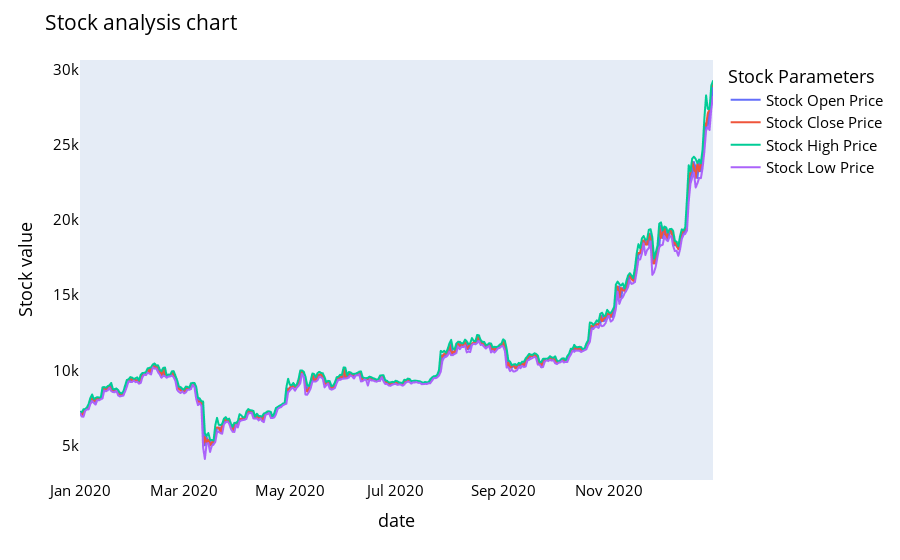

Notebook code cell kept with this figure:
### Code cell
names = cycle(['Stock Open Price','Stock Close Price','Stock High Price','Stock Low Price'])

fig = px.line(y_2020, x=y_2020.date, y=[y_2020['open'], y_2020['close'], 
                                          y_2020['high'], y_2020['low']],
             labels={'Date': 'Date','value':'Stock value'})
fig.update_layout(title_text='Stock analysis chart', font_size=15, font_color='black',legend_title_text='Stock Parameters')
fig.for_each_trace(lambda t:  t.update(name = next(names)))
fig.update_xaxes(showgrid=False)
fig.update_yaxes(showgrid=False)

fig.show()

### Figure 1 — Plotly figure (JSON) as saved in the notebook; plotly's stock layout.template omitted (floating-point values rounded to 4 significant figures; data arrays with more than 128 entries replaced by an {"elided": "..."} marker saying what was removed)
{"data": [{"hovertemplate": "variable=open<br>date=%{x}<br>Stock value=%{y}<extra></extra>", "legendgroup": "open", "line": {"color": "#636efa", "dash": "solid"}, "marker": {"symbol": "circle"}, "mode": "lines", "name": "Stock Open Price", "showlegend": true, "type": "scattergl", "x": {"elided": "366 str values"}, "xaxis": "x", "y": {"elided": "366 float values"}, "yaxis": "y"}, {"hovertemplate": "variable=close<br>date=%{x}<br>Stock value=%{y}<extra></extra>", "legendgroup": "close", "line": {"color": "#EF553B", "dash": "solid"}, "marker": {"symbol": "circle"}, "mode": "lines", "name": "Stock Close Price", "showlegend": true, "type": "scattergl", "x": {"elided": "366 str values"}, "xaxis": "x", "y": {"elided": "366 float values"}, "yaxis": "y"}, {"hovertemplate": "variable=high<br>date=%{x}<br>Stock value=%{y}<extra></extra>", "legendgroup": "high", "line": {"color": "#00cc96", "dash": "solid"}, "marker": {"symbol": "circle"}, "mode": "lines", "name": "Stock High Price", "showlegend": true, "type": "scattergl", "x": {"elided": "366 str values"}, "xaxis": "x", "y": {"elided": "366 float values"}, "yaxis": "y"}, {"hovertemplate": "variable=low<br>date=%{x}<br>Stock value=%{y}<extra></extra>", "legendgroup": "low", "line": {"color": "#ab63fa", "dash": "solid"}, "marker": {"symbol": "circle"}, "mode": "lines", "name": "Stock Low Price", "showlegend": true, "type": "scattergl", "x": {"elided": "366 str values"}, "xaxis": "x", "y": {"elided": "366 float values"}, "yaxis": "y"}], "layout": {"font": {"color": "black", "size": 15}, "legend": {"title": {"text": "Stock Parameters"}, "tracegroupgap": 0}, "margin": {"t": 60}, "title": {"text": "Stock analysis chart"}, "xaxis": {"anchor": "y", "domain": [0, 1], "showgrid": false, "title": {"text": "date"}}, "yaxis": {"anchor": "x", "domain": [0, 1], "showgrid": false, "title": {"text": "Stock value"}}}}
